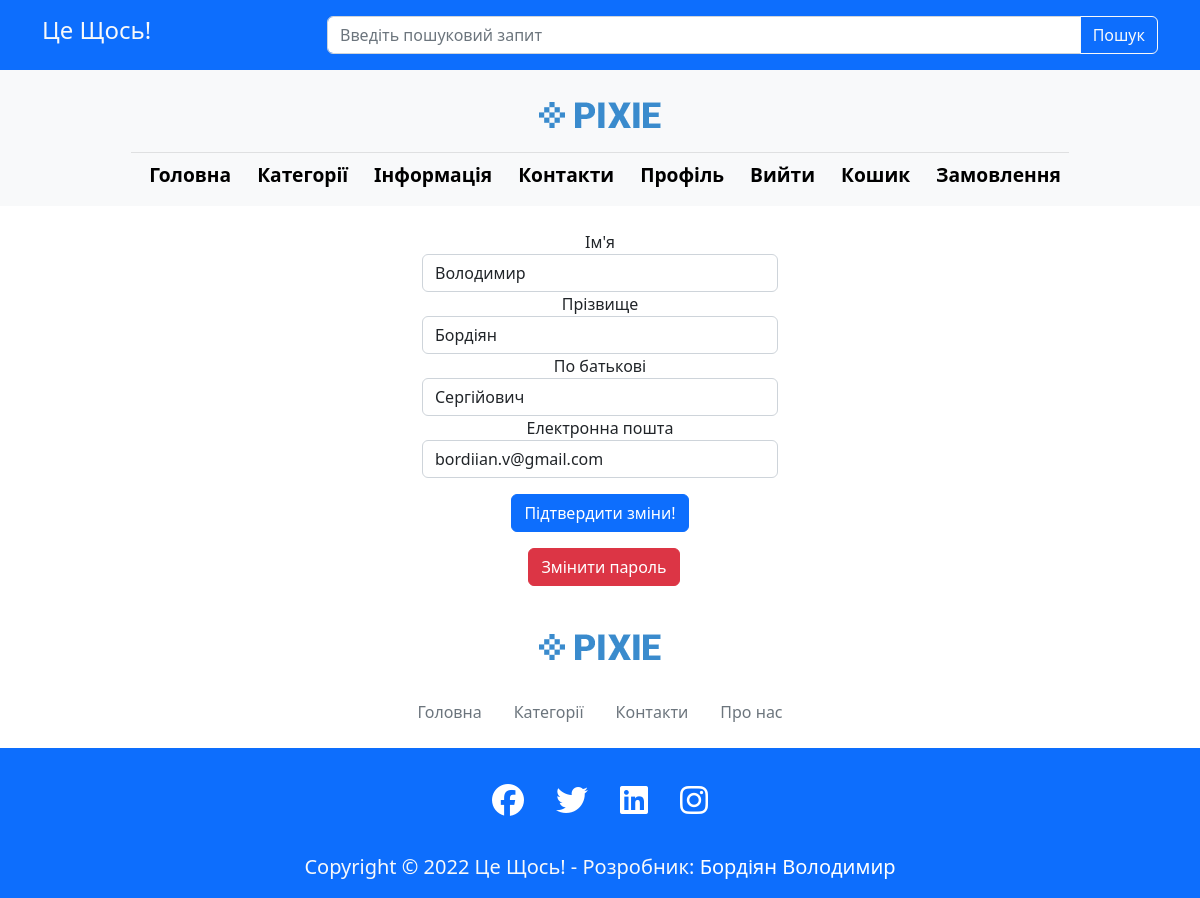
Page /users/edit_account/3d95b88f-cdd7-4aca-8041-39664323899d (signed in) on the committed database.
### userprofile/models.py (models this page shows, shortened)
class Profile(models.Model):
    user = models.OneToOneField(User, on_delete=models.CASCADE, null=True, blank=True)
    username = models.CharField(max_length=200, blank=True, null=True)
    first_name = models.CharField(max_length=100, blank=True, null=True)
    second_name = models.CharField(max_length=100, blank=True, null=True)
    father_name = models.CharField(max_length=100, blank=True, null=True)
    email = models.EmailField(max_length=500, blank=True, null=True)
    phone = models.CharField(max_length=20, blank=True, null=True)
    created = models.DateTimeField(auto_now_add=True)
    id = models.UUIDField(default=uuid.uuid4, unique=True,
                          primary_key=True, editable=False)

### userprofile/views.py (the view)
# urls.py: path('edit_account/<str:pk>', views.edit_account, name="edit_account"),
@login_required(login_url='login')
def edit_account(request, pk):
    user_profile = request.user.profile
    form = ProfileForm(instance=user_profile)
    pk = user_profile.id
    if request.method == 'POST':
        form = ProfileForm(request.POST, instance=user_profile)
        if form.is_valid():
            user_profile = form.save(commit=False)
            user_profile.save()
            return redirect('profile', pk)
    context = {'form': form, 'user_profile': user_profile}
    return render(request, 'userprofile/edit_account.html', context)

### userprofile/forms.py
class ProfileForm(ModelForm):
    class Meta:
        model = Profile
        fields = ['first_name', 'second_name', 'father_name', 'email']
        labels = {
            'first_name': "Ім'я",
            'second_name': 'Прізвище',
            'father_name': 'По батькові',
            'email': 'Електронна пошта',
        }
    def __init__(self, *args, **kwargs):
        super(ProfileForm, self).__init__(*args, **kwargs)
        for name, field in self.fields.items():
            field.widget.attrs.update(
                {'class': 'form-control'}
            )

### userprofile/templates/userprofile/edit_account.html (shortened to what this page needs)
{% extends 'main.html' %}
{% block content %}
<div class="contact-page">
  <div class="right-content">
    <div class="container">
      <form id="contact" action="{% url 'edit_account' user.profile.id %}" method="POST">
          <div class="row">
            <div class="col-lg-4">
            </div>
            <div class="col-lg-4">
              <fieldset style="text-align:center;" class="mt-4">
                {% for field in form %}
                    {{field.label}}
                    {{field}}
                {% endfor %}
                <div class="container">
                  <button type="submit"  class="btn btn-primary mt-3">Підтвердити зміни!</button>
                  <a class="btn btn-danger mt-3 ms-2" href="{% url 'reset_password' %}">Змінити пароль</a>
                </div>
              </fieldset>
            </div>
            <div class="col-lg-4">
            </div>
          </div>
      </form>
    </div>
  </div>
</div>
{% endblock content %}

### rows in the picture
Profile: form "Володимир" "Бордіян" "Сергійович" "bordiian.v@gmail.com"

### other values in the picture
{{ field.label }} "Ім'я" "Прізвище" "По батькові" "Електронна пошта"
